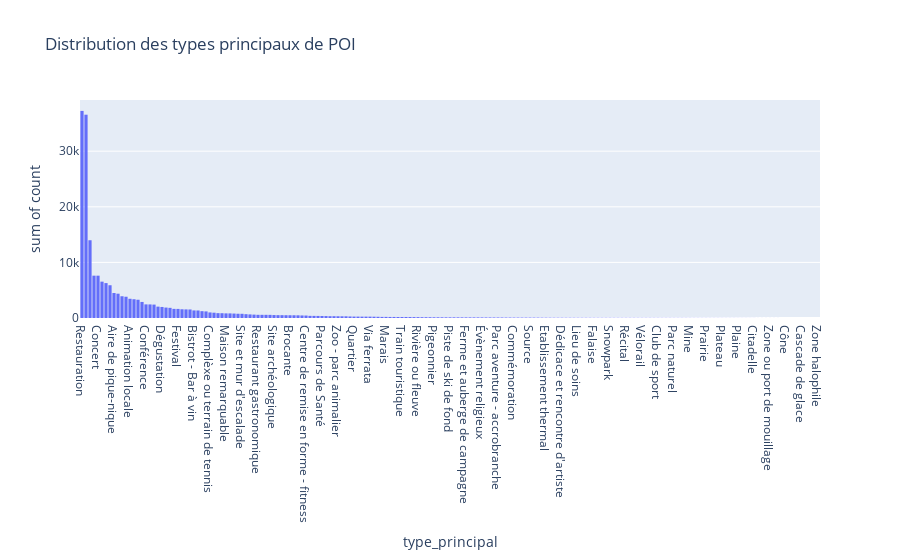

Write notebook code for a chart like this one.
### Code cell
fig = px.histogram(df_type_prin, x="type_principal", y="count", title="Distribution des types principaux de POI")
fig.show()

### Figure 1 — Plotly figure (JSON) as saved in the notebook; plotly's stock layout.template omitted (floating-point values rounded to 4 significant figures; data arrays with more than 128 entries replaced by an {"elided": "..."} marker saying what was removed)
{"data": [{"bingroup": "x", "histfunc": "sum", "hovertemplate": "type_principal=%{x}<br>sum of count=%{y}<extra></extra>", "legendgroup": "", "marker": {"color": "#636efa", "pattern": {"shape": ""}}, "name": "", "orientation": "v", "showlegend": false, "type": "histogram", "x": {"elided": "185 str values"}, "xaxis": "x", "y": {"elided": "185 int values"}, "yaxis": "y"}], "layout": {"barmode": "relative", "legend": {"tracegroupgap": 0}, "title": {"text": "Distribution des types principaux de POI"}, "xaxis": {"anchor": "y", "domain": [0, 1], "title": {"text": "type_principal"}}, "yaxis": {"anchor": "x", "domain": [0, 1], "title": {"text": "sum of count"}}}}
